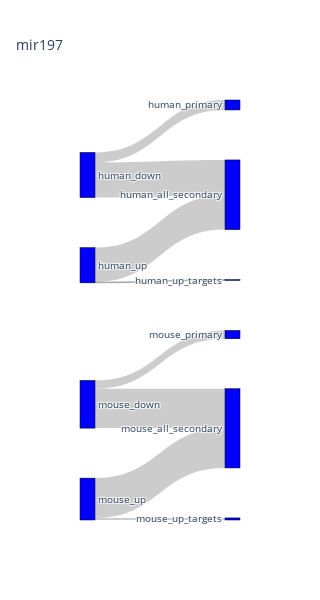
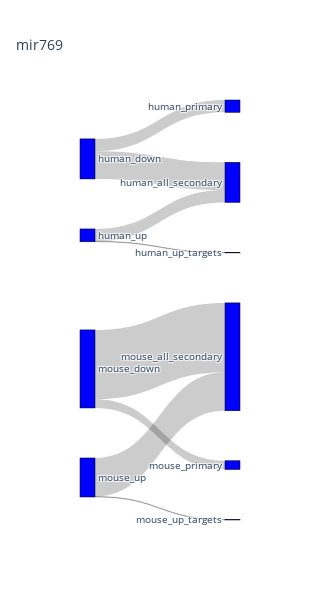

The notebook cell saved with these charts, in order:
### Markdown cell above
## Plot

### Code cell
def mirna_specific_dict(df, mirna):
    d = {}
    df = df[df.mirna == mirna]
    for organism in ORGANISMS:
        upregulated = df.target_count[df.label == f'{organism}_up'].iloc[0]
        downregulated = df.target_count[df.label == f'{organism}_down'].iloc[0]
        primary = df.target_count[df.label == f'{organism}_down_targets'].iloc[0]
        up_targets = df.target_count[df.label == f'{organism}_up_targets'].iloc[0]
        down_secondary = downregulated - primary
        secondary = upregulated + down_secondary
        
        d[f'{organism}_up'] = upregulated
        d[f'{organism}_down'] = downregulated
        d[f'{organism}_primary'] = primary
        d[f'{organism}_up_targets'] = up_targets
        d[f'{organism}_down_secondary'] = down_secondary
        d[f'{organism}_all_secondary'] = secondary
        
    return d
    

def plot_sankey(df, mirna):
    label2count = mirna_specific_dict(df, mirna)
    v = list(label2count.values())
    
    for i, labelcount in enumerate(label2count.items()):
        label, count = labelcount
        print(i, label, count)
    # display(label2count)
    
    fig = go.Figure(data=[go.Sankey(
    node = dict(
        pad = 50,
        thickness = 15,
        line = dict(color = "black", width = 0.5),
        label = list(label2count.keys()),
        align='left',
        # x = [0.1, 0.1, 0.1, 0.1, 0.5, 0.5, 0.5, 0.5, 0.7],
        # y = [0.1, 0.3, 0.6, 0.8, 0.2, 0.4, 0.5, 0.7, 0.5],
        color = "blue"
    ),
    link = dict(
      source = [
          0, # up -> all_secondary (targets)
          0, # up -> all_secondary (non- targets)
          1, # down -> primary
          1, # down -> down_secondary
          
          0+6, # up -> all_secondary (targets)
          0+6, # up -> all_secondary (non- targets)
          1+6, # down -> primary
          1+6, # down -> down_secondary
          ],
      target = [
          3, # up -> all_secondary (targets)
          5, # up -> all_secondary (non- targets)
          2, # down -> primary
          5, # down -> down_secondary
          
          3+6, # up -> all_secondary (targets)
          5+6, # up -> all_secondary (non- targets)
          2+6, # down -> primary
          5+6, # down -> down_secondary
          ],
      value = [
          v[3], # up -> all_secondary (targets)
          v[0]-v[3], # up -> all_secondary (non- targets)
          v[2], # down -> primary
          v[4], # down -> down_secondary
          
          v[3+6], # up -> all_secondary (targets)
          v[0+6]-v[3+6], # up -> all_secondary (non- targets)
          v[2+6], # down -> primary
          v[4+6], # down -> down_secondary
          ]
      )
    )
                          ]
                    )
    
    
    
    fig.update_layout(title_text=mirna, font_size=10, height=600, width=250)
    fig.write_image(f'../results/{mirna}_sankey.svg')
    return fig
    
fig197 = plot_sankey(sankey, 'mir197')
fig197.show()

fig769 = plot_sankey(sankey, 'mir769')
fig769.show()

### Figure 1 — Plotly figure (JSON) as saved in the notebook; plotly's stock layout.template omitted (floating-point values rounded to 4 significant figures)
{"data": [{"link": {"source": [0, 0, 1, 1, 6, 6, 7, 7], "target": [3, 5, 2, 5, 9, 11, 8, 11], "value": [2, 83, 24, 85, 5, 96, 20, 95]}, "node": {"align": "left", "color": "blue", "label": ["human_up", "human_down", "human_primary", "human_up_targets", "human_down_secondary", "human_all_secondary", "mouse_up", "mouse_down", "mouse_primary", "mouse_up_targets", "mouse_down_secondary", "mouse_all_secondary"], "line": {"color": "black", "width": 0.5}, "pad": 50, "thickness": 15}, "type": "sankey"}], "layout": {"font": {"size": 10}, "height": 600, "title": {"text": "mir197"}, "width": 250}}

### Figure 2 — Plotly figure (JSON) as saved in the notebook; plotly's stock layout.template omitted (floating-point values rounded to 4 significant figures)
{"data": [{"link": {"source": [0, 0, 1, 1, 6, 6, 7, 7], "target": [3, 5, 2, 5, 9, 11, 8, 11], "value": [1, 24, 24, 54, 1, 75, 17, 135]}, "node": {"align": "left", "color": "blue", "label": ["human_up", "human_down", "human_primary", "human_up_targets", "human_down_secondary", "human_all_secondary", "mouse_up", "mouse_down", "mouse_primary", "mouse_up_targets", "mouse_down_secondary", "mouse_all_secondary"], "line": {"color": "black", "width": 0.5}, "pad": 50, "thickness": 15}, "type": "sankey"}], "layout": {"font": {"size": 10}, "height": 600, "title": {"text": "mir769"}, "width": 250}}
